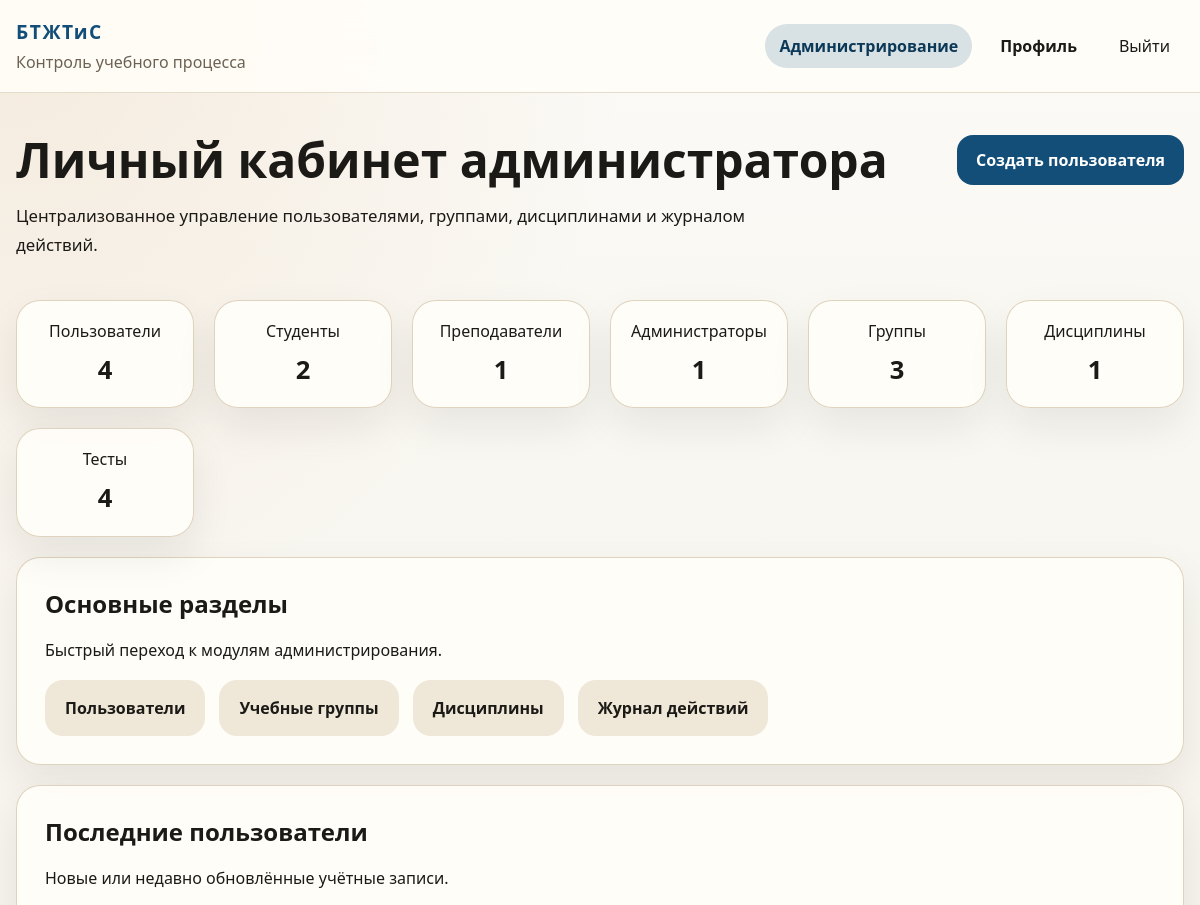
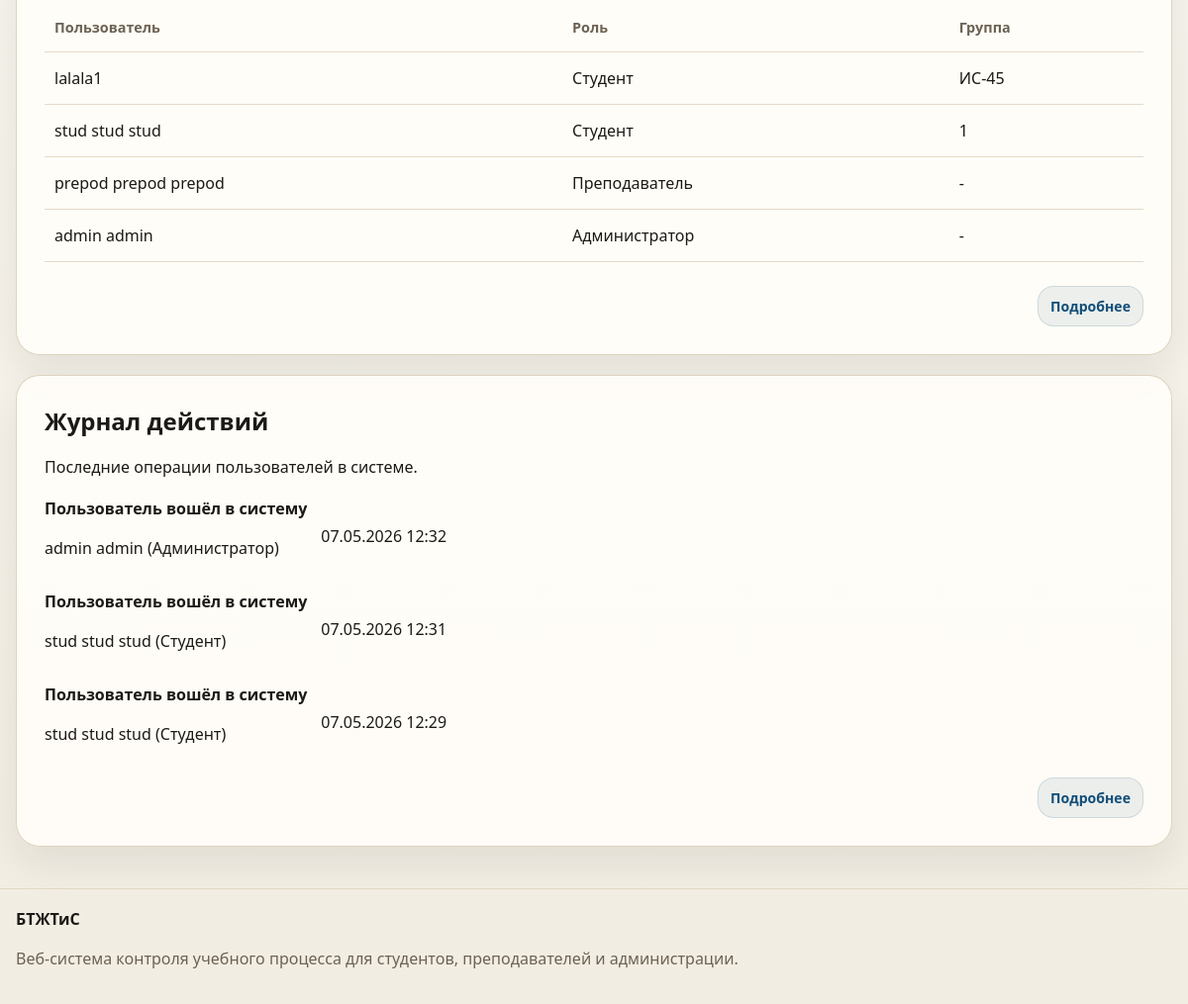
Page /admin-panel/ (signed in) on the earlier database version (2 pictures, top to bottom).
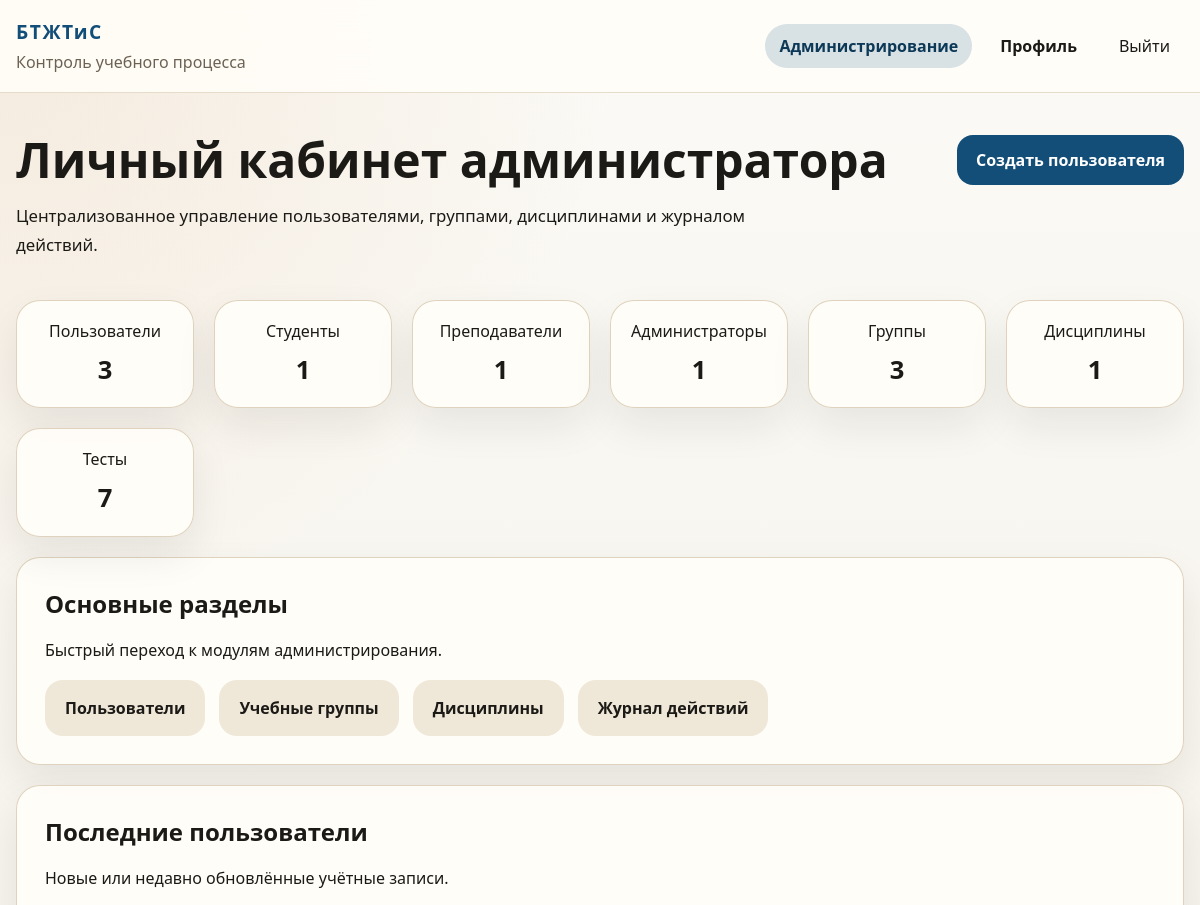
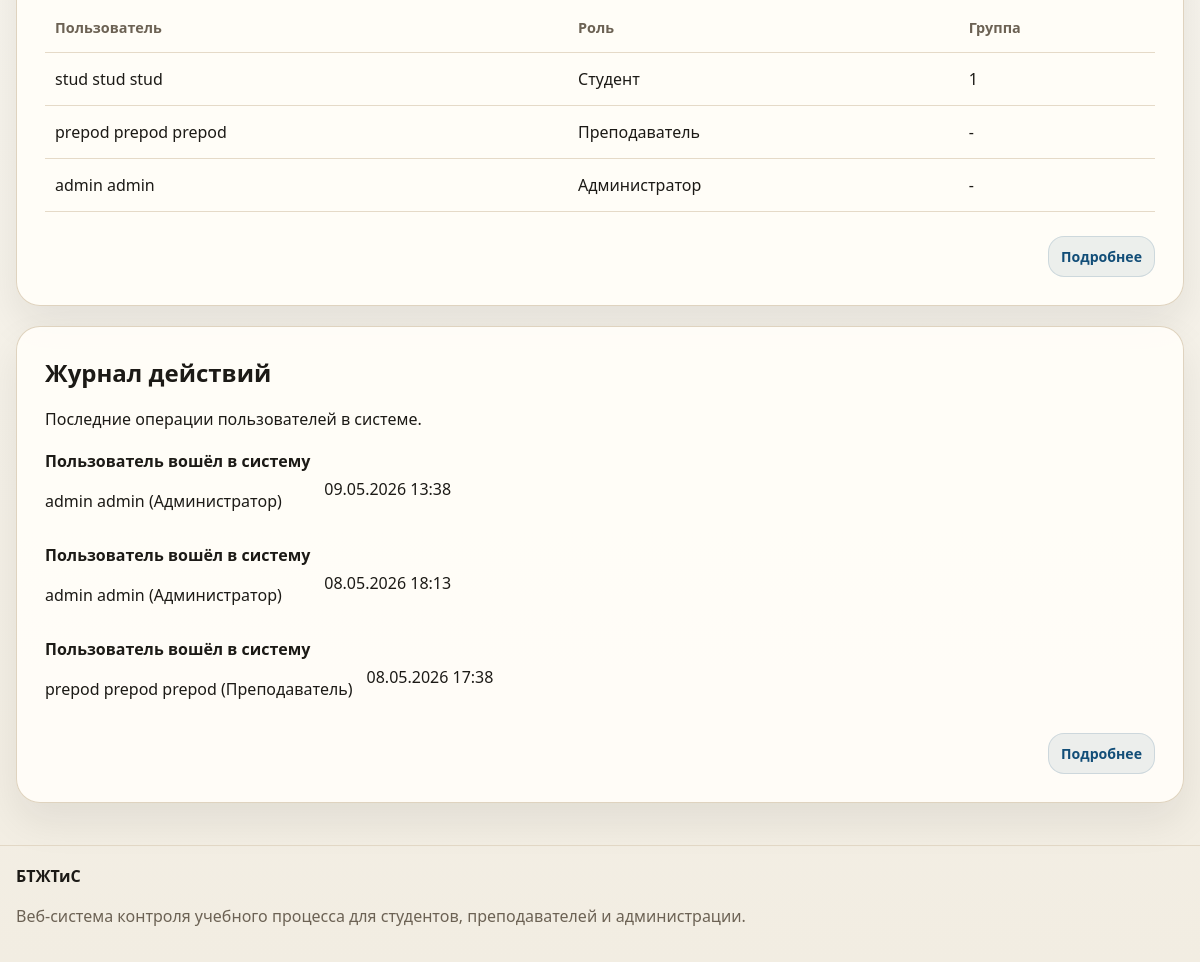
Same page on the later database version (2 pictures, top to bottom).
### education/models.py (models this page shows, shortened)
class User(AbstractUser):
    class Role(models.TextChoices):
        STUDENT = ROLE_STUDENT, "Студент"
        TEACHER = ROLE_TEACHER, "Преподаватель"
        ADMINISTRATOR = ROLE_ADMINISTRATOR, "Администратор"
    email = models.EmailField("Электронная почта", unique=True, blank=True, null=True)
    middle_name = models.CharField("Отчество", max_length=150, blank=True)
    phone = models.CharField("Телефон", max_length=32, blank=True)
    bio = models.TextField("О себе", blank=True)
    role = models.CharField(
        "Роль",
        max_length=20,
        choices=Role.choices,
        default=Role.STUDENT,
    )
    academic_group = models.ForeignKey(
        "AcademicGroup",
        on_delete=models.SET_NULL,
        related_name="students",
        blank=True,
        null=True,
        verbose_name="Учебная группа",
    )
    REQUIRED_FIELDS = ["first_name", "last_name"]
    objects = UserManager()
    class Meta:
        db_table = "users"
        ordering = ["last_name", "first_name", "username"]
        verbose_name = "Пользователь"
        verbose_name_plural = "Пользователи"
    @property
    def full_name(self):
        return " ".join(
            part for part in [self.last_name, self.first_name, self.middle_name] if part
        ) or self.username
    @property
    def is_administrator(self):
        return self.role == self.Role.ADMINISTRATOR or self.is_superuser
    def __str__(self):
        return f"{self.full_name} ({self.get_role_display()})"

class AcademicGroup(models.Model):
    name = models.CharField("Название группы", max_length=50, unique=True)
    description = models.TextField("Описание", blank=True)
    curator = models.ForeignKey(
        settings.AUTH_USER_MODEL,
        on_delete=models.SET_NULL,
        blank=True,
        null=True,
        related_name="curated_groups",
        limit_choices_to={"role": ROLE_TEACHER},
        verbose_name="Куратор",
    )
    class Meta:
        db_table = "groups"
        ordering = ["name"]
        verbose_name = "Учебная группа"
        verbose_name_plural = "Учебные группы"
    def __str__(self):
        return self.name

class ActivityLog(models.Model):
    class ActionType(models.TextChoices):
        AUTH = "auth", "Авторизация"
        PROFILE = "profile", "Профиль"
        TEST = "test", "Тест"
        ANALYTICS = "analytics", "Аналитика"
        ADMIN = "admin", "Администрирование"
    user = models.ForeignKey(
        settings.AUTH_USER_MODEL,
        on_delete=models.SET_NULL,
        blank=True,
        null=True,
        related_name="activity_logs",
        verbose_name="Пользователь",
    )
    action_type = models.CharField("Тип действия", max_length=20, choices=ActionType.choices)
    description = models.CharField("Описание", max_length=255)
    details = models.JSONField("Детали", blank=True, null=True)
    ip_address = models.GenericIPAddressField("IP-адрес", blank=True, null=True)
    created_at = models.DateTimeField("Дата и время", auto_now_add=True)
    class Meta:
        db_table = "logs"
        ordering = ["-created_at"]
        verbose_name = "Журнал действия"
        verbose_name_plural = "Журнал действий"

### education/views.py (the view)
# urls.py: path("admin-panel/", views.admin_dashboard, name="admin_dashboard"),
@role_required(User.Role.ADMINISTRATOR)
def admin_dashboard(request):
    context = {
        "stats": {
            "users": User.objects.count(),
            "students": User.objects.filter(role=User.Role.STUDENT).count(),
            "teachers": User.objects.filter(role=User.Role.TEACHER).count(),
            "admins": User.objects.filter(role=User.Role.ADMINISTRATOR).count(),
            "groups": AcademicGroup.objects.count(),
            "disciplines": Discipline.objects.count(),
            "tests": Test.objects.count(),
        },
        "recent_users": User.objects.order_by("-id")[:5],
        "recent_logs": ActivityLog.objects.select_related("user").all()[:3],
    }
    return render(request, "education/admin_dashboard.html", context)

### education/context_processors.py (called while the page is built)
def site_meta(request):
    view_name = getattr(getattr(request, "resolver_match", None), "view_name", "")
    meta = DEFAULT_META | ROUTE_META.get(view_name, {})
    meta["url"] = request.build_absolute_uri()
    meta["image"] = request.build_absolute_uri(static("education/img/og-cover.svg"))
    meta["og_title"] = meta["title"]
    return {
        "site_meta": meta,
        "current_view_name": view_name,
    }

### education/utils.py (called while the page is built)
def role_required(*roles):
    def decorator(view_func):
        @wraps(view_func)
        def _wrapped_view(request, *args, **kwargs):
            if not request.user.is_authenticated:
                return redirect("login")
            if request.user.is_superuser or request.user.role in roles:
                return view_func(request, *args, **kwargs)
            messages.error(request, "У вас нет доступа к данному разделу.")
            return redirect(dashboard_url_for(request.user))
        return _wrapped_view
    return decorator

### templates/education/admin_dashboard.html (shortened to what the changed rows need)
{% extends "base.html" %}
{% block content %}
<section class="section">
    <div class="container">
        <div class="page-head page-head-inline">
            <div>
                <h1>Личный кабинет администратора</h1>
            </div>
        </div>
        <div class="stats-strip stats-strip-wide stats-strip-centered">
            <article class="mini-stat"><span>Пользователи</span><strong>{{ stats.users }}</strong></article>
            <article class="mini-stat"><span>Студенты</span><strong>{{ stats.students }}</strong></article>
            <article class="mini-stat"><span>Тесты</span><strong>{{ stats.tests }}</strong></article>
        </div>
        <section class="panel panel-top-space">
            <div class="section-head">
                <h2>Основные разделы</h2>
            </div>
        </section>
        <section class="panel panel-top-space">
            <div class="section-head">
                <h2>Последние пользователи</h2>
            </div>
            <div class="table-wrap">
                <table class="data-table">
                    <thead>
                        <tr>
                            <th>Пользователь</th>
                            <th>Роль</th>
                            <th>Группа</th>
                        </tr>
                    </thead>
                    <tbody>
                        {% for item in recent_users %}
                            <tr>
                                <td>{{ item.full_name }}</td>
                                <td>{{ item.get_role_display }}</td>
                                <td>{{ item.academic_group|default:"-" }}</td>
                            </tr>
                        {% endfor %}
                    </tbody>
                </table>
            </div>
        </section>
        <section class="panel panel-top-space">
            <div class="section-head">
                <h2>Журнал действий</h2>
            </div>
            <div class="log-list">
                {% for log in recent_logs %}
                    <article class="log-item">
                        <div>
                            <strong>{{ log.description }}</strong>
                            <p>{{ log.user|default:"Системное действие" }}</p>
                        </div>
                        <span>{{ log.created_at|date:"d.m.Y H:i" }}</span>
                    </article>
                {% empty %}
                    <p class="muted">Журнал пока пуст.</p>
                {% endfor %}
            </div>
        </section>
    </div>
</section>
{% endblock %}

Differences in the rows shown:
removed User: full_name "lalala1", role "Студент", academic_group "ИС-45"
no longer on this page (row unchanged): ActivityLog: description "Пользователь вошёл в систему", user "admin admin (Администратор)", created_at "07.05.2026 12:32"
no longer on this page (row unchanged): ActivityLog: description "Пользователь вошёл в систему", user "stud stud stud (Студент)", created_at "07.05.2026 12:31"
no longer on this page (row unchanged): ActivityLog: description "Пользователь вошёл в систему", user "stud stud stud (Студент)", created_at "07.05.2026 12:29"
added ActivityLog: description "Пользователь вошёл в систему", user "admin admin (Администратор)", created_at "09.05.2026 13:38"
added ActivityLog: description "Пользователь вошёл в систему", user "admin admin (Администратор)", created_at "08.05.2026 18:13"
added ActivityLog: description "Пользователь вошёл в систему", user "prepod prepod prepod (Преподаватель)", created_at "08.05.2026 17:38"
Other differences:
{{ stats.users }}: "4" → "3"
{{ stats.students }}: "2" → "1"
{{ stats.tests }}: "4" → "7"
